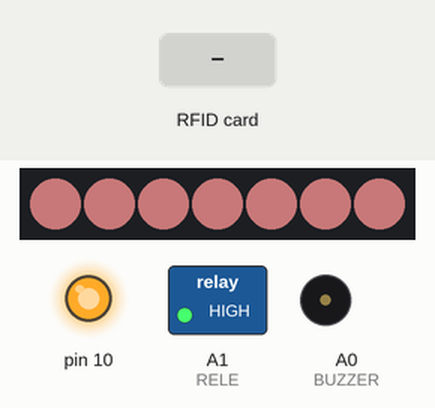
Bench run of a sketch on a simulated Arduino Nano, built with avr-gcc and run on an emulated ATmega328P. Shown: 7 RGB LEDs in strip order, left to right, switched loads named in the sketch (green lamp = pin HIGH), output pins drawn as LEDs (lit = HIGH), buzzer (waves = sounding). The inputs (shaded band) are chosen by the test bench. Dim RGB values are drawn brighter than linear; the local clock reads 2024-03-15 10:24:30 at power-on unless the sketch sets it.

Above: at 1.2 s.
At 3.9 s:
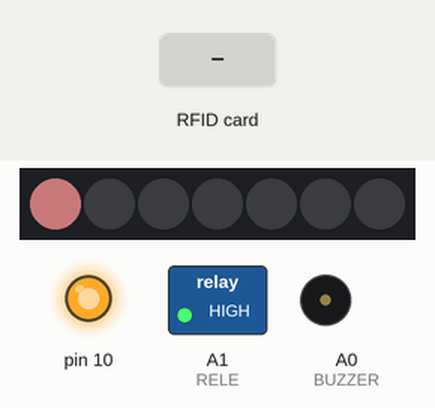
6.8 s: RFID card 5E 7A 19 C4 held to the reader
At 7.7 s:
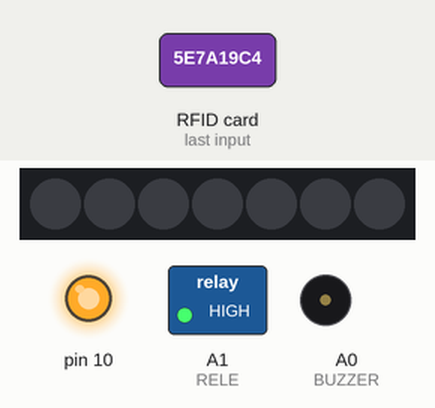
Timing chart, 0 to 9.8 s (numbered marks = the images above; inputs shaded):
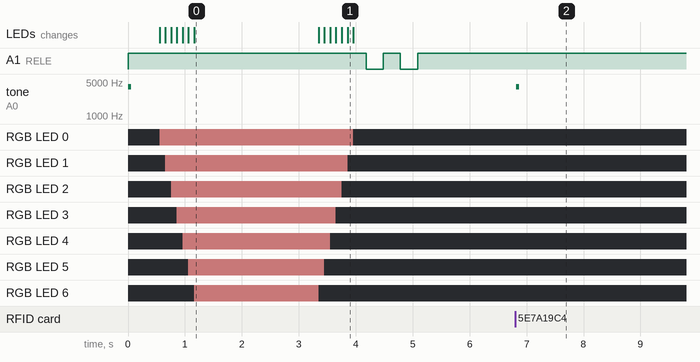

Measured:
- after the input at 6.8 s, tone on A0 (BUZZER): silent → 4000 Hz at once, → silent 0.05 s later
- what the display in image 0 shows lasts 2.1 s, from 1.2 s to 3.3 s

The sketch:

test.ino
```cpp
//TODO: ESP

#include <SoftwareSerial.h>
#include <SPI.h>
#include <Wire.h>

#include "WS2812.h"
#include "MFRC522.h"
#include "RTClib.h"

#define RFID_SS_3V3 8
#define RFID_OC_NRST 7
#define BUZZER A0
#define RELE A1
#define BOTON A7

RTC_DS1307 rtc;
MFRC522 rfid(RFID_SS_3V3, RFID_OC_NRST);
WS2812 LED(7);
SoftwareSerial debugSerial(3, 4);

cRGB value;
int f = 4000;

void setup() {
	pinMode(9, OUTPUT);
	LED.setOutput(9);     // Digital Pin 9
	LEDoff();
	Serial.begin(57600);
	debugSerial.begin(115200);
	debugSerial.println(F("\n\nTest FW setup()"));
	Wire.begin();
	SPI.begin(); // Init SPI bus
	pinMode(BUZZER, OUTPUT);
	pinMode(RELE, OUTPUT);
	digitalWrite(RELE, HIGH);
}
//boton -> 700 a 0 (presion)
void loop() {
	debugSerial.print(F("[Buzzer]"));
	tone(BUZZER, f);
	delay(50);
	noTone(BUZZER);
	debugSerial.println(F(" BIP!"));
	delay(500);
	debugSerial.print("[LED]");
	debugSerial.println(" Flashing");
	for(int k = 0; k < 1; k++) {
		for(int i = 0; i < 360; i++) {
			for(int j = 0; j < 7; j++) {
				value.SetHSV(i, 100, 100);
				LED.set_crgb_at(j, value);
				LED.sync();
				delayMicroseconds(500);
				if(i == 0) {
					delay(100);
				}
			}
		}
	}
	for(int j = 6; j >= 0; j--) {
		value.SetHSV(0, 0, 0);
		LED.set_crgb_at(j, value);
		LED.sync();
		delay(101);
	}
	byte error, address;
	int nDevices;
	debugSerial.print(F("[I2C] Escaneando"));
	delay(100);
	bool rtcd = 0;
	nDevices = 0;
	for(address = 1; address < 127; address++) {
		// The i2c_scanner uses the return value of
		// the Write.endTransmisstion to see if
		// a device did acknowledge to the address.
		Wire.beginTransmission(address);
		error = Wire.endTransmission();

		if(error == 0) {
			debugSerial.print(F(" -> Address 0x"));
			if(address < 16) {
				debugSerial.print(F("0"));
			}
			debugSerial.print(address, HEX);
			if(address == 0x68) {
				debugSerial.print(F(" -> RTC"));
				rtcd = 1;
			} else {
				debugSerial.println();
			}
			nDevices++;
		} else if(error == 4) {
			debugSerial.print(F("Error desconocido en 0x"));
			if(address < 16) {
				debugSerial.print(F("0"));
			}
			debugSerial.println(address, HEX);
		}
	}
	if(nDevices == 0) {
		debugSerial.println(F(" -> No hay dispositivos"));
	}
	if(rtcd) {
		rtc.begin();
		if(!rtc.isrunning()) {
			debugSerial.print(" (Ajustando hora)");
			// following line sets the RTC to the date & time this sketch was compiled
			rtc.adjust(DateTime(F(__DATE__), F(__TIME__)));
			// This line sets the RTC with an explicit date & time, for example to set
			// January 21, 2014 at 3am you would call:
			// rtc.adjust(DateTime(2014, 1, 21, 3, 0, 0));
		}
		DateTime now = rtc.now();
		debugSerial.print(" -> t = ");
		debugSerial.print(now.hour(), DEC);
		debugSerial.print(':');
		debugSerial.print(now.minute(), DEC);
		debugSerial.print(':');
		debugSerial.print(now.second(), DEC);
		debugSerial.println();
	}
	debugSerial.print(F("[Rele]"));
	int t = 300;
	digitalWrite(RELE, LOW);
	delay(t);
	debugSerial.print(F(" CLICK!"));
	digitalWrite(RELE, HIGH);
	delay(t);
	debugSerial.print(F(" CLICK!"));
	digitalWrite(RELE, LOW);
	delay(t);
	debugSerial.print(F(" CLICK!"));
	digitalWrite(RELE, HIGH);
	delay(t);
	debugSerial.println();
	delay(500);
	byte nuidPICC[4];
	rfid.PCD_Init();
	debugSerial.print(F("[RFID] Activado"));
	rfid.PCD_SetAntennaGain(0x70);
	while(1) {
		// Look for new cards
		if(!rfid.PICC_IsNewCardPresent()) {
			continue;
		}

		// Verify if the NUID has been readed
		if(!rfid.PICC_ReadCardSerial()) {
			continue;
		}
		if(rfid.uid.uidByte[0] != nuidPICC[0] ||
		   rfid.uid.uidByte[1] != nuidPICC[1] ||
		   rfid.uid.uidByte[2] != nuidPICC[2] ||
		   rfid.uid.uidByte[3] != nuidPICC[3]) {
			debugSerial.print(F(" -> Tarjeta detectada"));
			tone(BUZZER, f);
			delay(50);
			noTone(BUZZER);
			// Store NUID into nuidPICC array
			for(byte i = 0; i < 4; i++) {
				nuidPICC[i] = rfid.uid.uidByte[i];
			}

			debugSerial.print(F(" (NUID ="));
			printHex(rfid.uid.uidByte, rfid.uid.size);
			debugSerial.print(F(")"));
		} else {
			debugSerial.println(F(" confirmada"));
			tone(BUZZER, f);
			delay(50);
			noTone(BUZZER);
			rfid.PCD_Init();
			break;
		}
		// Halt PICC
		rfid.PICC_HaltA();
		// Stop encryption on PCD
		rfid.PCD_StopCrypto1();
	}
	rfid.PCD_AntennaOff();
	debugSerial.print("[Boton]");
	while(analogRead(BOTON) > 350) {
	}
	debugSerial.println(" -> Presionado");
	debugSerial.println();
}
void printHex(byte *buffer, byte bufferSize) {
	for(byte i = 0; i < bufferSize; i++) {
		debugSerial.print(buffer[i] < 0x10 ? " 0" : " ");
		debugSerial.print(buffer[i], HEX);
	}
}
void LEDoff() {
	value.b = 0;
	value.g = 0;
	value.r = 0;
	for(int i = 0; i < 7; i++) {
		LED.set_crgb_at(i, value);
	}
	LED.sync();
}
```
